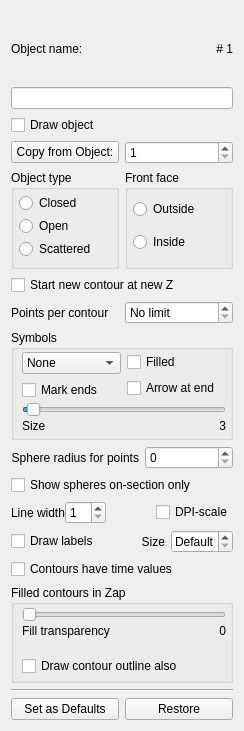
<?xml version="1.0" encoding="UTF-8"?>
<ui version="4.0">
 <class>objectEditForm</class>
 <widget class="QWidget" name="objectEditForm">
  <property name="geometry">
   <rect>
    <x>0</x>
    <y>0</y>
    <width>244</width>
    <height>731</height>
   </rect>
  </property>
  <property name="focusPolicy">
   <enum>Qt::StrongFocus</enum>
  </property>
  <property name="windowTitle">
   <string>3dmod Object Edit</string>
  </property>
  <layout class="QVBoxLayout" name="verticalLayout_8">
   <item>
    <layout class="QVBoxLayout" name="verticalLayout_5">
     <property name="spacing">
      <number>1</number>
     </property>
     <item>
      <layout class="QHBoxLayout" name="horizontalLayout_5">
       <item>
        <widget class="QLabel" name="TextLabel1">
         <property name="text">
          <string>Object name:</string>
         </property>
         <property name="alignment">
          <set>Qt::AlignLeading|Qt::AlignLeft|Qt::AlignVCenter</set>
         </property>
         <property name="wordWrap">
          <bool>false</bool>
         </property>
        </widget>
       </item>
       <item>
        <widget class="QLabel" name="objectNumLabel">
         <property name="text">
          <string># 1</string>
         </property>
         <property name="alignment">
          <set>Qt::AlignRight|Qt::AlignTrailing|Qt::AlignVCenter</set>
         </property>
        </widget>
       </item>
      </layout>
     </item>
     <item>
      <widget class="QLineEdit" name="nameEdit">
       <property name="focusPolicy">
        <enum>Qt::ClickFocus</enum>
       </property>
       <property name="toolTip">
        <string>Enter a name for this object</string>
       </property>
       <property name="maxLength">
        <number>63</number>
       </property>
      </widget>
     </item>
    </layout>
   </item>
   <item>
    <widget class="QCheckBox" name="drawCheckBox">
     <property name="focusPolicy">
      <enum>Qt::NoFocus</enum>
     </property>
     <property name="toolTip">
      <string>Turn display of object on or off</string>
     </property>
     <property name="text">
      <string>Draw object</string>
     </property>
    </widget>
   </item>
   <item>
    <layout class="QHBoxLayout" name="horizontalLayout_2">
     <item>
      <widget class="QPushButton" name="copyObjButton">
       <property name="focusPolicy">
        <enum>Qt::NoFocus</enum>
       </property>
       <property name="toolTip">
        <string>Copy properties below from selected object</string>
       </property>
       <property name="text">
        <string>Copy from Object:</string>
       </property>
      </widget>
     </item>
     <item>
      <widget class="QSpinBox" name="copyObjSpinBox">
       <property name="focusPolicy">
        <enum>Qt::ClickFocus</enum>
       </property>
       <property name="minimum">
        <number>1</number>
       </property>
      </widget>
     </item>
    </layout>
   </item>
   <item>
    <layout class="QHBoxLayout" name="horizontalLayout">
     <item>
      <widget class="QGroupBox" name="groupBox">
       <property name="title">
        <string>Object type</string>
       </property>
       <layout class="QVBoxLayout" name="verticalLayout">
        <property name="spacing">
         <number>1</number>
        </property>
        <property name="leftMargin">
         <number>5</number>
        </property>
        <property name="topMargin">
         <number>1</number>
        </property>
        <property name="rightMargin">
         <number>5</number>
        </property>
        <property name="bottomMargin">
         <number>3</number>
        </property>
        <item>
         <widget class="QRadioButton" name="closedButton">
          <property name="focusPolicy">
           <enum>Qt::NoFocus</enum>
          </property>
          <property name="toolTip">
           <string>Make contours closed loops; connect end back to start</string>
          </property>
          <property name="text">
           <string>Closed</string>
          </property>
         </widget>
        </item>
        <item>
         <widget class="QRadioButton" name="openButton">
          <property name="focusPolicy">
           <enum>Qt::NoFocus</enum>
          </property>
          <property name="toolTip">
           <string>Make contours open (unconnected) at ends</string>
          </property>
          <property name="text">
           <string>Open</string>
          </property>
         </widget>
        </item>
        <item>
         <widget class="QRadioButton" name="scatteredButton">
          <property name="focusPolicy">
           <enum>Qt::NoFocus</enum>
          </property>
          <property name="toolTip">
           <string>Make contours consisting of unconnected points</string>
          </property>
          <property name="text">
           <string>Scattered</string>
          </property>
         </widget>
        </item>
       </layout>
      </widget>
     </item>
     <item>
      <widget class="QGroupBox" name="groupBox_2">
       <property name="title">
        <string>Front face</string>
       </property>
       <layout class="QVBoxLayout" name="verticalLayout_2">
        <property name="spacing">
         <number>6</number>
        </property>
        <property name="leftMargin">
         <number>5</number>
        </property>
        <property name="topMargin">
         <number>2</number>
        </property>
        <property name="rightMargin">
         <number>5</number>
        </property>
        <property name="bottomMargin">
         <number>5</number>
        </property>
        <item>
         <widget class="QRadioButton" name="outsideButton">
          <property name="focusPolicy">
           <enum>Qt::NoFocus</enum>
          </property>
          <property name="toolTip">
           <string>Make the outside of contours be the brightly lit face</string>
          </property>
          <property name="text">
           <string>Outside</string>
          </property>
         </widget>
        </item>
        <item>
         <widget class="QRadioButton" name="insideButton">
          <property name="focusPolicy">
           <enum>Qt::NoFocus</enum>
          </property>
          <property name="toolTip">
           <string>Make the inside of contours be the brightly lit face</string>
          </property>
          <property name="text">
           <string>Inside</string>
          </property>
         </widget>
        </item>
       </layout>
      </widget>
     </item>
    </layout>
   </item>
   <item>
    <widget class="QCheckBox" name="planarCheckBox">
     <property name="focusPolicy">
      <enum>Qt::NoFocus</enum>
     </property>
     <property name="toolTip">
      <string>Automatically start new contour in Zap window when on a new section</string>
     </property>
     <property name="text">
      <string>Start new contour at new Z</string>
     </property>
    </widget>
   </item>
   <item>
    <layout class="QHBoxLayout">
     <item>
      <widget class="QLabel" name="textLabel1">
       <property name="text">
        <string>Points per contour</string>
       </property>
       <property name="wordWrap">
        <bool>false</bool>
       </property>
      </widget>
     </item>
     <item>
      <widget class="QSpinBox" name="ptsPerContSpinBox">
       <property name="focusPolicy">
        <enum>Qt::ClickFocus</enum>
       </property>
       <property name="toolTip">
        <string>Automatically start new contour after this number of points</string>
       </property>
       <property name="specialValueText">
        <string>No limit</string>
       </property>
       <property name="keyboardTracking">
        <bool>false</bool>
       </property>
       <property name="maximum">
        <number>100</number>
       </property>
      </widget>
     </item>
    </layout>
   </item>
   <item>
    <widget class="QGroupBox" name="groupBox_3">
     <property name="title">
      <string>Symbols</string>
     </property>
     <layout class="QVBoxLayout" name="verticalLayout_7">
      <property name="spacing">
       <number>2</number>
      </property>
      <property name="leftMargin">
       <number>8</number>
      </property>
      <property name="topMargin">
       <number>2</number>
      </property>
      <property name="rightMargin">
       <number>4</number>
      </property>
      <property name="bottomMargin">
       <number>4</number>
      </property>
      <item>
       <layout class="QHBoxLayout" name="horizontalLayout_6">
        <item>
         <layout class="QVBoxLayout" name="verticalLayout_3">
          <item>
           <widget class="QComboBox" name="symbolComboBox">
            <property name="focusPolicy">
             <enum>Qt::NoFocus</enum>
            </property>
            <property name="toolTip">
             <string>Select shape of symbol to draw at each point</string>
            </property>
            <item>
             <property name="text">
              <string>None</string>
             </property>
            </item>
            <item>
             <property name="text">
              <string>Circle</string>
             </property>
            </item>
            <item>
             <property name="text">
              <string>Square</string>
             </property>
            </item>
            <item>
             <property name="text">
              <string>Triangle</string>
             </property>
            </item>
           </widget>
          </item>
          <item>
           <widget class="QCheckBox" name="markCheckBox">
            <property name="focusPolicy">
             <enum>Qt::NoFocus</enum>
            </property>
            <property name="toolTip">
             <string>Mark contour starting and ending points with cross</string>
            </property>
            <property name="text">
             <string>Mark ends</string>
            </property>
           </widget>
          </item>
         </layout>
        </item>
        <item>
         <layout class="QVBoxLayout" name="verticalLayout_6">
          <item>
           <widget class="QCheckBox" name="fillCheckBox">
            <property name="focusPolicy">
             <enum>Qt::NoFocus</enum>
            </property>
            <property name="toolTip">
             <string>Draw filled rather than open symbols</string>
            </property>
            <property name="text">
             <string>Filled</string>
            </property>
           </widget>
          </item>
          <item>
           <widget class="QCheckBox" name="arrowCheckBox">
            <property name="focusPolicy">
             <enum>Qt::NoFocus</enum>
            </property>
            <property name="toolTip">
             <string>Draw an arrowhead at contour end</string>
            </property>
            <property name="text">
             <string>Arrow at end</string>
            </property>
           </widget>
          </item>
         </layout>
        </item>
       </layout>
      </item>
      <item>
       <layout class="QVBoxLayout">
        <property name="spacing">
         <number>2</number>
        </property>
        <property name="margin">
         <number>0</number>
        </property>
        <item>
         <widget class="QSlider" name="sizeSlider">
          <property name="focusPolicy">
           <enum>Qt::NoFocus</enum>
          </property>
          <property name="toolTip">
           <string>Set size of symbols</string>
          </property>
          <property name="minimum">
           <number>1</number>
          </property>
          <property name="maximum">
           <number>100</number>
          </property>
          <property name="pageStep">
           <number>1</number>
          </property>
          <property name="value">
           <number>3</number>
          </property>
          <property name="orientation">
           <enum>Qt::Horizontal</enum>
          </property>
         </widget>
        </item>
        <item>
         <layout class="QHBoxLayout">
          <property name="spacing">
           <number>6</number>
          </property>
          <property name="margin">
           <number>0</number>
          </property>
          <item>
           <widget class="QLabel" name="TextLabel2">
            <property name="text">
             <string>Size</string>
            </property>
            <property name="alignment">
             <set>Qt::AlignLeading|Qt::AlignLeft|Qt::AlignTop</set>
            </property>
            <property name="wordWrap">
             <bool>false</bool>
            </property>
           </widget>
          </item>
          <item>
           <widget class="QLabel" name="sizeLabel">
            <property name="text">
             <string>3</string>
            </property>
            <property name="alignment">
             <set>Qt::AlignRight|Qt::AlignTop|Qt::AlignTrailing</set>
            </property>
            <property name="wordWrap">
             <bool>false</bool>
            </property>
           </widget>
          </item>
         </layout>
        </item>
       </layout>
      </item>
     </layout>
    </widget>
   </item>
   <item>
    <layout class="QHBoxLayout">
     <property name="spacing">
      <number>6</number>
     </property>
     <property name="margin">
      <number>0</number>
     </property>
     <item>
      <widget class="QLabel" name="TextLabel6">
       <property name="text">
        <string>Sphere radius for points</string>
       </property>
       <property name="alignment">
        <set>Qt::AlignRight|Qt::AlignTrailing|Qt::AlignVCenter</set>
       </property>
       <property name="wordWrap">
        <bool>false</bool>
       </property>
      </widget>
     </item>
     <item>
      <widget class="QSpinBox" name="radiusSpinBox">
       <property name="focusPolicy">
        <enum>Qt::ClickFocus</enum>
       </property>
       <property name="toolTip">
        <string>Increase, decrease, or enter a radius for spheres to be drawn at each point (in unbinned pixels)</string>
       </property>
       <property name="keyboardTracking">
        <bool>false</bool>
       </property>
       <property name="maximum">
        <number>999</number>
       </property>
      </widget>
     </item>
    </layout>
   </item>
   <item>
    <widget class="QCheckBox" name="onSecCheckBox">
     <property name="focusPolicy">
      <enum>Qt::NoFocus</enum>
     </property>
     <property name="toolTip">
      <string>Display circle in Zap only on central section</string>
     </property>
     <property name="text">
      <string>Show spheres on-section only</string>
     </property>
    </widget>
   </item>
   <item>
    <layout class="QHBoxLayout" name="horizontalLayout_8">
     <property name="spacing">
      <number>0</number>
     </property>
     <item>
      <widget class="QLabel" name="TextLabel4">
       <property name="text">
        <string>Line width</string>
       </property>
       <property name="alignment">
        <set>Qt::AlignLeading|Qt::AlignLeft|Qt::AlignVCenter</set>
       </property>
       <property name="wordWrap">
        <bool>false</bool>
       </property>
      </widget>
     </item>
     <item>
      <widget class="QSpinBox" name="widthSpinBox">
       <property name="focusPolicy">
        <enum>Qt::ClickFocus</enum>
       </property>
       <property name="toolTip">
        <string>Increase, decrease, or enter the object's line width</string>
       </property>
       <property name="keyboardTracking">
        <bool>false</bool>
       </property>
       <property name="minimum">
        <number>1</number>
       </property>
       <property name="maximum">
        <number>10</number>
       </property>
      </widget>
     </item>
     <item>
      <spacer name="horizontalSpacer">
       <property name="orientation">
        <enum>Qt::Horizontal</enum>
       </property>
       <property name="sizeHint" stdset="0">
        <size>
         <width>1</width>
         <height>20</height>
        </size>
       </property>
      </spacer>
     </item>
     <item>
      <widget class="QCheckBox" name="scaleForDpiBox">
       <property name="focusPolicy">
        <enum>Qt::ClickFocus</enum>
       </property>
       <property name="toolTip">
        <string>Scale line width up on a high-DPI monitor (by DPI / 96)</string>
       </property>
       <property name="text">
        <string>DPI-scale</string>
       </property>
      </widget>
     </item>
    </layout>
   </item>
   <item>
    <layout class="QHBoxLayout" name="horizontalLayout_7">
     <item>
      <widget class="QCheckBox" name="drawLabelsBox">
       <property name="focusPolicy">
        <enum>Qt::NoFocus</enum>
       </property>
       <property name="toolTip">
        <string>Write point labels on Zap window</string>
       </property>
       <property name="text">
        <string>Draw labels</string>
       </property>
      </widget>
     </item>
     <item>
      <widget class="QLabel" name="label">
       <property name="text">
        <string>Size</string>
       </property>
       <property name="alignment">
        <set>Qt::AlignRight|Qt::AlignTrailing|Qt::AlignVCenter</set>
       </property>
      </widget>
     </item>
     <item>
      <widget class="QSpinBox" name="labelSizeSpinBox">
       <property name="sizePolicy">
        <sizepolicy hsizetype="Preferred" vsizetype="Fixed">
         <horstretch>0</horstretch>
         <verstretch>0</verstretch>
        </sizepolicy>
       </property>
       <property name="focusPolicy">
        <enum>Qt::ClickFocus</enum>
       </property>
       <property name="toolTip">
        <string>Set label size in points, or Default for size in dialogs</string>
       </property>
       <property name="specialValueText">
        <string>Default</string>
       </property>
       <property name="keyboardTracking">
        <bool>false</bool>
       </property>
       <property name="minimum">
        <number>5</number>
       </property>
       <property name="maximum">
        <number>36</number>
       </property>
       <property name="value">
        <number>5</number>
       </property>
      </widget>
     </item>
    </layout>
   </item>
   <item>
    <widget class="QCheckBox" name="timeCheckBox">
     <property name="focusPolicy">
      <enum>Qt::NoFocus</enum>
     </property>
     <property name="toolTip">
      <string>Select whether contours should be drawn at all times (on all image files) or just at one time</string>
     </property>
     <property name="text">
      <string>Contours have time values</string>
     </property>
    </widget>
   </item>
   <item>
    <widget class="QGroupBox" name="groupBox_4">
     <property name="title">
      <string>Filled contours in Zap</string>
     </property>
     <layout class="QVBoxLayout" name="verticalLayout_4">
      <property name="spacing">
       <number>2</number>
      </property>
      <property name="leftMargin">
       <number>8</number>
      </property>
      <property name="topMargin">
       <number>2</number>
      </property>
      <property name="rightMargin">
       <number>4</number>
      </property>
      <property name="bottomMargin">
       <number>4</number>
      </property>
      <item>
       <widget class="QSlider" name="transSlider">
        <property name="focusPolicy">
         <enum>Qt::NoFocus</enum>
        </property>
        <property name="toolTip">
         <string>Set transparency of the filled area (0 for no fill)</string>
        </property>
        <property name="minimum">
         <number>0</number>
        </property>
        <property name="maximum">
         <number>100</number>
        </property>
        <property name="pageStep">
         <number>1</number>
        </property>
        <property name="value">
         <number>0</number>
        </property>
        <property name="orientation">
         <enum>Qt::Horizontal</enum>
        </property>
       </widget>
      </item>
      <item>
       <layout class="QHBoxLayout" name="horizontalLayout_4">
        <item>
         <widget class="QLabel" name="fillLabel">
          <property name="text">
           <string>Fill transparency</string>
          </property>
          <property name="alignment">
           <set>Qt::AlignLeading|Qt::AlignLeft|Qt::AlignTop</set>
          </property>
          <property name="wordWrap">
           <bool>false</bool>
          </property>
         </widget>
        </item>
        <item>
         <widget class="QLabel" name="transLabel">
          <property name="text">
           <string>0</string>
          </property>
          <property name="alignment">
           <set>Qt::AlignRight|Qt::AlignTop|Qt::AlignTrailing</set>
          </property>
          <property name="wordWrap">
           <bool>false</bool>
          </property>
         </widget>
        </item>
       </layout>
      </item>
      <item>
       <widget class="QCheckBox" name="outlineCheckBox">
        <property name="focusPolicy">
         <enum>Qt::NoFocus</enum>
        </property>
        <property name="toolTip">
         <string>Draw contour lines around filled area</string>
        </property>
        <property name="text">
         <string>Draw contour outline also</string>
        </property>
       </widget>
      </item>
     </layout>
    </widget>
   </item>
   <item>
    <widget class="Line" name="Line1_2">
     <property name="frameShape">
      <enum>QFrame::HLine</enum>
     </property>
     <property name="frameShadow">
      <enum>QFrame::Sunken</enum>
     </property>
    </widget>
   </item>
   <item>
    <layout class="QHBoxLayout" name="horizontalLayout_3">
     <item>
      <widget class="QPushButton" name="setDefaultsButton">
       <property name="focusPolicy">
        <enum>Qt::NoFocus</enum>
       </property>
       <property name="toolTip">
        <string>Set these properties as defaults for new objects</string>
       </property>
       <property name="text">
        <string>Set as Defaults</string>
       </property>
      </widget>
     </item>
     <item>
      <widget class="QPushButton" name="restoreDefaultsButton">
       <property name="focusPolicy">
        <enum>Qt::NoFocus</enum>
       </property>
       <property name="toolTip">
        <string>Restore defaults for new objects to simple closed contour object</string>
       </property>
       <property name="text">
        <string>Restore</string>
       </property>
      </widget>
     </item>
    </layout>
   </item>
  </layout>
 </widget>
 <layoutdefault spacing="6" margin="11"/>
 <resources/>
 <connections>
  <connection>
   <sender>nameEdit</sender>
   <signal>textChanged(QString)</signal>
   <receiver>objectEditForm</receiver>
   <slot>nameChanged(QString)</slot>
   <hints>
    <hint type="sourcelabel">
     <x>20</x>
     <y>20</y>
    </hint>
    <hint type="destinationlabel">
     <x>20</x>
     <y>20</y>
    </hint>
   </hints>
  </connection>
  <connection>
   <sender>drawCheckBox</sender>
   <signal>toggled(bool)</signal>
   <receiver>objectEditForm</receiver>
   <slot>toggledDraw(bool)</slot>
   <hints>
    <hint type="sourcelabel">
     <x>20</x>
     <y>20</y>
    </hint>
    <hint type="destinationlabel">
     <x>20</x>
     <y>20</y>
    </hint>
   </hints>
  </connection>
  <connection>
   <sender>fillCheckBox</sender>
   <signal>toggled(bool)</signal>
   <receiver>objectEditForm</receiver>
   <slot>toggledFill(bool)</slot>
   <hints>
    <hint type="sourcelabel">
     <x>20</x>
     <y>20</y>
    </hint>
    <hint type="destinationlabel">
     <x>20</x>
     <y>20</y>
    </hint>
   </hints>
  </connection>
  <connection>
   <sender>markCheckBox</sender>
   <signal>toggled(bool)</signal>
   <receiver>objectEditForm</receiver>
   <slot>toggledMarkEnds(bool)</slot>
   <hints>
    <hint type="sourcelabel">
     <x>20</x>
     <y>20</y>
    </hint>
    <hint type="destinationlabel">
     <x>20</x>
     <y>20</y>
    </hint>
   </hints>
  </connection>
  <connection>
   <sender>sizeSlider</sender>
   <signal>valueChanged(int)</signal>
   <receiver>objectEditForm</receiver>
   <slot>sizeChanged(int)</slot>
   <hints>
    <hint type="sourcelabel">
     <x>20</x>
     <y>20</y>
    </hint>
    <hint type="destinationlabel">
     <x>20</x>
     <y>20</y>
    </hint>
   </hints>
  </connection>
  <connection>
   <sender>symbolComboBox</sender>
   <signal>activated(int)</signal>
   <receiver>objectEditForm</receiver>
   <slot>symbolChanged(int)</slot>
   <hints>
    <hint type="sourcelabel">
     <x>20</x>
     <y>20</y>
    </hint>
    <hint type="destinationlabel">
     <x>20</x>
     <y>20</y>
    </hint>
   </hints>
  </connection>
  <connection>
   <sender>timeCheckBox</sender>
   <signal>toggled(bool)</signal>
   <receiver>objectEditForm</receiver>
   <slot>toggledTime(bool)</slot>
   <hints>
    <hint type="sourcelabel">
     <x>20</x>
     <y>20</y>
    </hint>
    <hint type="destinationlabel">
     <x>20</x>
     <y>20</y>
    </hint>
   </hints>
  </connection>
  <connection>
   <sender>radiusSpinBox</sender>
   <signal>valueChanged(int)</signal>
   <receiver>objectEditForm</receiver>
   <slot>setFocus()</slot>
   <hints>
    <hint type="sourcelabel">
     <x>20</x>
     <y>20</y>
    </hint>
    <hint type="destinationlabel">
     <x>20</x>
     <y>20</y>
    </hint>
   </hints>
  </connection>
  <connection>
   <sender>radiusSpinBox</sender>
   <signal>valueChanged(int)</signal>
   <receiver>objectEditForm</receiver>
   <slot>radiusChanged(int)</slot>
   <hints>
    <hint type="sourcelabel">
     <x>20</x>
     <y>20</y>
    </hint>
    <hint type="destinationlabel">
     <x>20</x>
     <y>20</y>
    </hint>
   </hints>
  </connection>
  <connection>
   <sender>onSecCheckBox</sender>
   <signal>toggled(bool)</signal>
   <receiver>objectEditForm</receiver>
   <slot>toggledOnSection(bool)</slot>
   <hints>
    <hint type="sourcelabel">
     <x>20</x>
     <y>20</y>
    </hint>
    <hint type="destinationlabel">
     <x>20</x>
     <y>20</y>
    </hint>
   </hints>
  </connection>
  <connection>
   <sender>planarCheckBox</sender>
   <signal>toggled(bool)</signal>
   <receiver>objectEditForm</receiver>
   <slot>toggledPlanar(bool)</slot>
   <hints>
    <hint type="sourcelabel">
     <x>20</x>
     <y>20</y>
    </hint>
    <hint type="destinationlabel">
     <x>20</x>
     <y>20</y>
    </hint>
   </hints>
  </connection>
  <connection>
   <sender>ptsPerContSpinBox</sender>
   <signal>valueChanged(int)</signal>
   <receiver>objectEditForm</receiver>
   <slot>ptLimitChanged(int)</slot>
   <hints>
    <hint type="sourcelabel">
     <x>20</x>
     <y>20</y>
    </hint>
    <hint type="destinationlabel">
     <x>20</x>
     <y>20</y>
    </hint>
   </hints>
  </connection>
  <connection>
   <sender>widthSpinBox</sender>
   <signal>valueChanged(int)</signal>
   <receiver>objectEditForm</receiver>
   <slot>widthChanged(int)</slot>
   <hints>
    <hint type="sourcelabel">
     <x>20</x>
     <y>20</y>
    </hint>
    <hint type="destinationlabel">
     <x>20</x>
     <y>20</y>
    </hint>
   </hints>
  </connection>
  <connection>
   <sender>widthSpinBox</sender>
   <signal>valueChanged(int)</signal>
   <receiver>objectEditForm</receiver>
   <slot>setFocus()</slot>
   <hints>
    <hint type="sourcelabel">
     <x>20</x>
     <y>20</y>
    </hint>
    <hint type="destinationlabel">
     <x>20</x>
     <y>20</y>
    </hint>
   </hints>
  </connection>
 </connections>
</ui>
